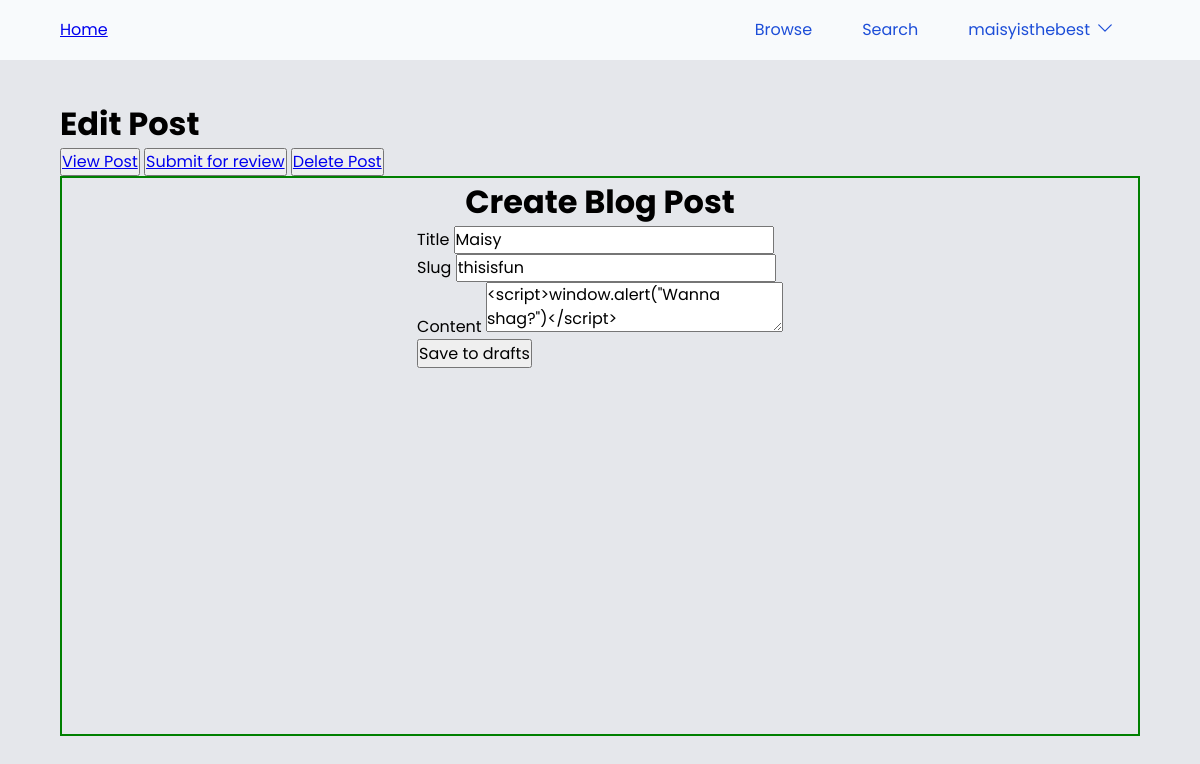
Screenshot of /edit/thisisfun (signed in) with the database file from the repository.
### models.py (models this page shows, shortened)
class UserModel(UserMixin, db.Model):
    __tablename__ = 'users'
    id = db.Column(db.Integer, primary_key=True)
    username = db.Column(db.String(50), unique=True, nullable=False)
    password_hash = db.Column(db.String(128), nullable=False)
    privilege_level = db.Column(db.String(16), default="User", nullable=False) #Could be User, Admin, or SuperAdmin also could be an integer but used string for this example

class PostModel(db.Model):
    __tablename__ = 'posts'
    id = db.Column(db.Integer, primary_key=True)
    title = db.Column(db.String(100), nullable=False)
    slug = db.Column(db.String(100), unique=True, nullable=False)
    content = db.Column(db.Text, nullable=False)
    created_at = db.Column(db.DateTime, server_default=func.now())
    updated_at = db.Column(db.DateTime, onupdate=func.now())
    author = db.Column(db.String(100), db.ForeignKey('users.username'), nullable=False)
    status = db.Column(db.String, default="Draft") #Could be Draft, Review, Published, or Archived

### main.py (the view, shortened to what this page needs)
@app.route("/edit/<slug>", methods=["GET", "POST"])
@login_required
def edit(slug):
    post = PostModel.query.filter_by(slug=slug).first()
    if post.author != get_current_username() and current_user.privilege_level != "Admin":
        return redirect("/")
    form = BlogForm()
    form.content.data = post.content
    return render_template("edit.html", post=post, form=form, current_username=get_current_username())

### forms.py
class BlogForm(FlaskForm):
    title = StringField('title', validators=[InputRequired(), Length(min=4, max=32)])
    slug    = StringField('slug', validators=[InputRequired(), Length(min=1, max=64)])
    content = CKEditorField('content', validators=[InputRequired(), Length(min=8)])
    submit = SubmitField('Save to drafts')

### main.py (called while the page is built)
def get_current_username():
    if current_user.is_authenticated:
        return current_user.username
    else:
        return "Guest"

### models.py (called while the page is built)
@login.user_loader
def load_user(id):
    return UserModel.query.get(int(id))

### templates/edit.html (shortened to what this page needs)
{% extends "base.html" %}{%block head%}{%endblock%}{% block body %}
<h1>Edit Post</h1>
<div class="button-container">
    <button><a href="{{url_for("view_post", slug=post.slug)}}">View Post</a></button>
    {% if post.status == "Draft" %}
    <button><a href="{{url_for("change_status", slug=post.slug)}}">Submit for review</a></button>
    {% else %}
    <button><a href="{{url_for("change_status", slug=post.slug)}}">Make post private</a></button>
    {% endif %}
    <button><a href="{{url_for("delete", id=post.id)}}">Delete Post</a></button>
</div>
<div class="form-container">
    <h1>Create Blog Post</h1>
    <form method="post">
        <div class="text-field">
            <label>Title</label>
            {{form.title(value=post.title)}}
        </div>
        <div class="text-field">
            <label>Slug</label>
            {{form.slug(value=post.slug)}}
        </div>
        <div class="text-field">
            <label>Content</label>
            {{ form.content() }}
        </div>
        {{ form.submit() }}
        </form>
</div>
{% endblock %}

### templates/base.html (shortened to what this page needs)
<!DOCTYPE html>
<html lang="en">
  <head>
    <link rel="stylesheet" href="{{ url_for('static', filename='css/stylesheet.css')}}" />
  </head>
  <header class="header">
    <div class="header__inner">
      <a href="{{url_for('index')}}"
        >Home</a>
      <nav class="nav">
        <ul class="nav__list">
          <li class="nav__list-item">
            <a class="nav__list-link" href="{{url_for("browse")}}">Browse</a>
          </li>
          <li class="nav__list-item">
            <a class="nav__list-link" href="#">Search</a>
          </li>
          {% if current_user.is_authenticated %}
          <li class="nav__list-item">
            <div class="dropdown">
              <button class="dropbtn">{{current_username}}<svg xmlns="http://www.w3.org/2000/svg" fill="none" viewBox="0 0 24 24" stroke-width="1.5" stroke="currentColor" class="w-6 h-6">
                <path stroke-linecap="round" stroke-linejoin="round" d="M19.5 8.25l-7.5 7.5-7.5-7.5" />
              </svg>
              </button>
            </div>
            {% else %}
            <a class="nav__list-link" href="{{url_for('login')}}">Login</a>
            {% endif %}
          </li>
        </ul>
      </nav>
    </div>
  </header>
  <body>
    <div class="content">
    {% block body %} {% endblock %}
  </div>
  </body>
</html>

### static/css/stylesheet.css (style rules this page uses)
*, *::before, *::after { box-sizing: border-box; }
* { margin: 0; padding: 0; }
html, body { height: 100%; }
body { line-height: 1.5; -webkit-font-smoothing: antialiased; }
img, picture, video, canvas, svg { display: block; max-width: 100%; }
input, button, textarea, select { font: inherit; }
p, h1, h2, h3, h4, h5, h6 { overflow-wrap: break-word; }
:root { --dark-background: #27272a; --dark-foregeound: #e2e8f0; --dark-text: #e2e8f0; --dark-text-lighter: #6e6e6e; --dark-primary: #3839ff; --current-background: #e5e7eb; --current-foregeound: #18181b; --current-text: #18181b; --current-text-lighter: #4d5050; --light-primary: #00c3ff; --color-primary: #4f46e5; --color-secondary: #818cf8; --gradeint-primary: linear-gradient(#163de7, #00c3ff); }
body { background-color: var(--current-background); font-family: "Poppins", Noto Sans, sans-serif; min-height: 100%; height: 100%; display: flex; flex-direction: column; }
.content { flex: 1 1 auto; margin: 0 5%; }
.header { color: var(--primary-fg); background-color: #f8fafc; display: flex; justify-content: center; margin-bottom: 40px; padding: 14px 0; }
.header__inner { display: flex; justify-content: space-between; align-items: center; max-width: 90vw; width: 100%; }
.nav { flex: 0 1 auto; }
.nav__list { display: flex; justify-content: space-between; list-style: none; align-items: center; }
.nav__list-item { margin: 0; }
.nav__list-link { text-decoration: none; transition: all 0.3s; padding: 4px 25px; color: #1d4ed8; }
.nav .dropdown .dropbtn { border: none; outline: none; color: #1d4ed8; background-color: inherit; font-family: inherit; margin: 0; }
.nav .dropbtn { display: flex; padding: 4px 25px; transition: all 0.3s; }
.nav .dropbtn svg { margin-left: 5px; width: 20px; }
.form-container { display: flex; flex-direction: column; align-items: center; min-width: 40%; min-height: 80%; border: 2px solid green; }

### rows the page displays
UserModel: username "maisyisthebest"
PostModel: title "Maisy", slug "thisisfun", content "<script>window.alert(\"Wanna shag?\")</script>"
